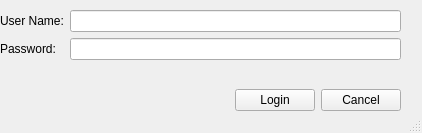
<?xml version="1.0" encoding="UTF-8"?>
<ui version="4.0">
 <class>MainWindow</class>
 <widget class="QMainWindow" name="MainWindow">
  <property name="geometry">
   <rect>
    <x>0</x>
    <y>0</y>
    <width>422</width>
    <height>133</height>
   </rect>
  </property>
  <property name="windowTitle">
   <string>MainWindow</string>
  </property>
  <widget class="QWidget" name="centralwidget">
   <widget class="QWidget" name="">
    <property name="geometry">
     <rect>
      <x>0</x>
      <y>10</y>
      <width>401</width>
      <height>101</height>
     </rect>
    </property>
    <layout class="QVBoxLayout" name="verticalLayout">
     <item>
      <layout class="QFormLayout" name="formLayout">
       <item row="0" column="0">
        <widget class="QLabel" name="label">
         <property name="text">
          <string>User Name:</string>
         </property>
        </widget>
       </item>
       <item row="0" column="1">
        <widget class="QLineEdit" name="userNameLineEdit">
         <property name="sizePolicy">
          <sizepolicy hsizetype="Expanding" vsizetype="Preferred">
           <horstretch>0</horstretch>
           <verstretch>0</verstretch>
          </sizepolicy>
         </property>
        </widget>
       </item>
       <item row="1" column="0">
        <widget class="QLabel" name="label_2">
         <property name="text">
          <string>Password:</string>
         </property>
        </widget>
       </item>
       <item row="1" column="1">
        <widget class="QLineEdit" name="passwordLineEdit">
         <property name="sizePolicy">
          <sizepolicy hsizetype="Expanding" vsizetype="Preferred">
           <horstretch>0</horstretch>
           <verstretch>0</verstretch>
          </sizepolicy>
         </property>
        </widget>
       </item>
      </layout>
     </item>
     <item>
      <layout class="QHBoxLayout" name="horizontalLayout">
       <item>
        <spacer name="horizontalSpacer">
         <property name="orientation">
          <enum>Qt::Horizontal</enum>
         </property>
         <property name="sizeHint" stdset="0">
          <size>
           <width>40</width>
           <height>20</height>
          </size>
         </property>
        </spacer>
       </item>
       <item>
        <widget class="QPushButton" name="loginButton">
         <property name="text">
          <string>Login</string>
         </property>
        </widget>
       </item>
       <item>
        <widget class="QPushButton" name="cancelButton">
         <property name="text">
          <string>Cancel</string>
         </property>
        </widget>
       </item>
      </layout>
     </item>
    </layout>
   </widget>
  </widget>
  <widget class="QStatusBar" name="statusbar"/>
 </widget>
 <resources/>
 <connections/>
</ui>
